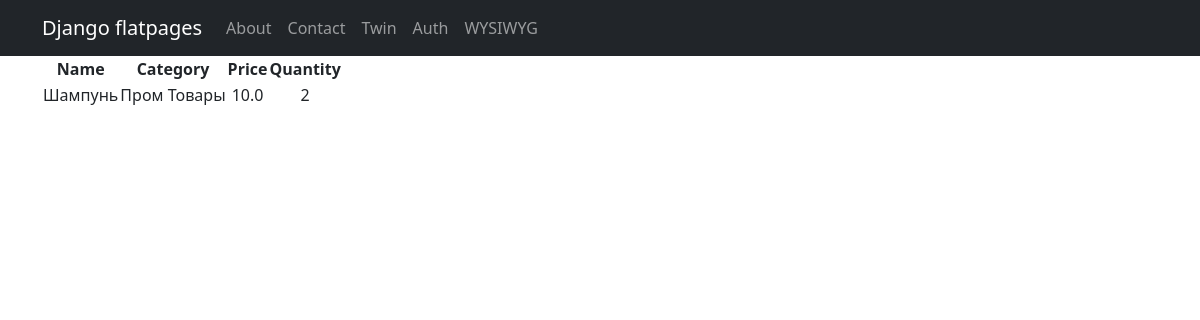
Page /products/3/ on the committed database.
### simpleapp/models.py (models this page shows, shortened)
class Product(models.Model):
    name = models.CharField(max_length=200)
    description = models.TextField()
    quantity = models.IntegerField(validators=[MinValueValidator(0, 'Quantity should be >= 0')])
    price = models.FloatField(validators=[MinValueValidator(0.0, 'Price should be >= 0.0')])
    category = models.ForeignKey('Category', on_delete=models.CASCADE)

class Category(models.Model):
    name = models.CharField(max_length=200)

### simpleapp/views.py (the view)
# urls.py: path('<int:pk>/', ProductDetailView.as_view(), name='product_detail'),
class ProductDetailView(DetailView):
    template_name = 'sample_app/product_detail.html'
    queryset = Product.objects.all()

### templates/sample_app/product_detail.html (shortened to what this page needs)
{% extends 'flatpages/default.html' %}
{% block content %}
<table>
    <thead>
        <th>
            Name
        </th>
        <th>
            Category
        </th>
        <th>
            Price
        </th>
        <th>
            Quantity
        </th>
    </thead>
    <tr>
        <td>
            {{ product.name|title }}
        </td>
        <td>
            {{ product.category.name|title }}
        </td>
        <td>
            {{ product.price }}
        </td>
        <td>
            {{ product.quantity }}
        </td>
    </tr>
</table>
{% endblock content %}

### rows in the picture
Product: name "Шампунь", category.name "Пром Товары", price "10.0", quantity "2"
